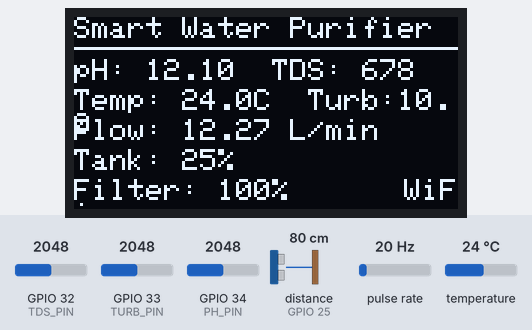
This sketch was run on a simulated ESP32. On the bench: 128×64 one-colour display. Wiring (inferred from the names in the program): ultrasonic range finder: trigger GPIO 26; echo GPIO 25; pulse sensor: data GPIO 27. The test bench sets the inputs (shaded band); at power-on: distance to the obstacle (sensor on GPIO 25) 80 cm, pulse rate 20 Hz, temperature 24 °C, GPIO 34 (PH_PIN) = 2048, GPIO 32 (TDS_PIN) = 2048, GPIO 33 (TURB_PIN) = 2048. The echo pulse lasts 58.3 µs per cm; WiFi joins after 1.5 s; servers stay silent unless stated; uploads are accepted with an empty reply; what the sketch prints to the serial monitor is not drawn.

Above: at 6.3 s.
6.4 s: distance to the obstacle (sensor on GPIO 25) set to 2 cm
At 8.3 s:
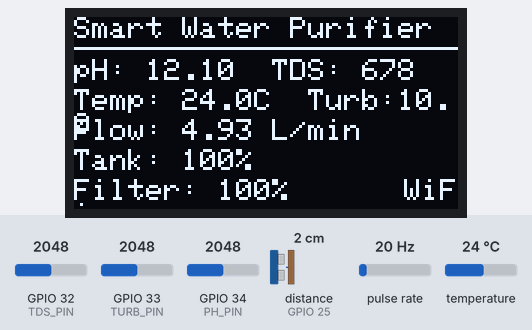
10.6 s: pulse rate (sensor on GPIO 27) set to 4 Hz
At 11.5 s:
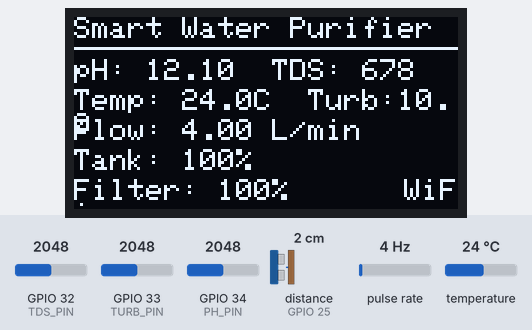
13.9 s: temperature set to 12 °C
At 16.7 s:
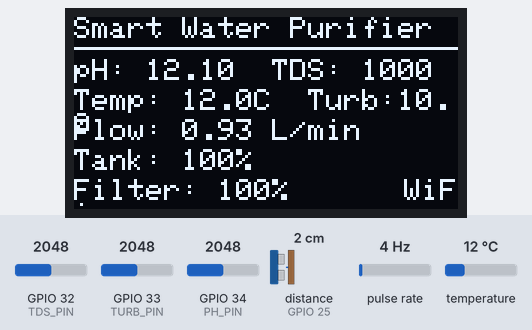
18.9 s: GPIO 34 (PH_PIN) set to 2866
At 22.0 s:
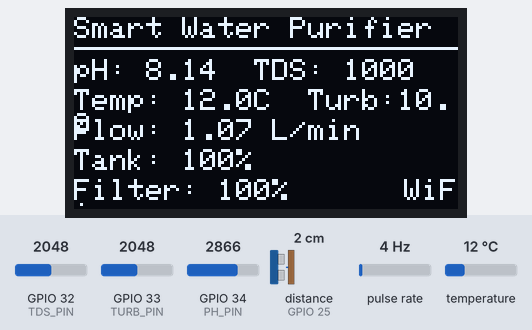
23.9 s: GPIO 32 (TDS_PIN) set to 1228
At 25.1 s:
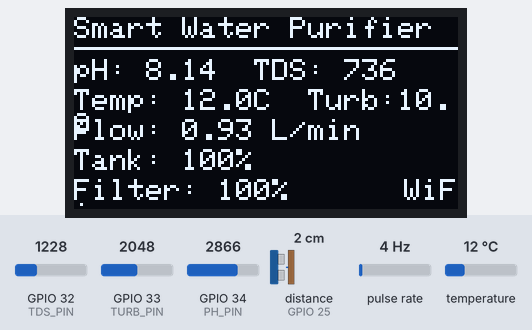
27.2 s: distance to the obstacle (sensor on GPIO 25) set to 9 cm
At 28.8 s:
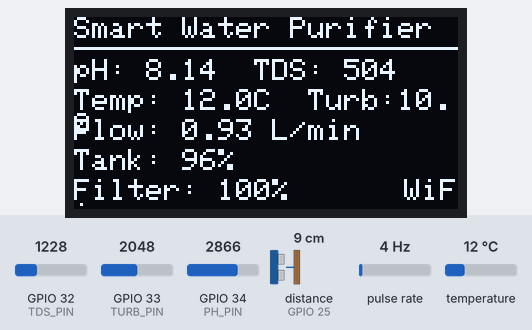
Timing chart, 0 to 30.3 s (numbered marks = the images above; inputs shaded):
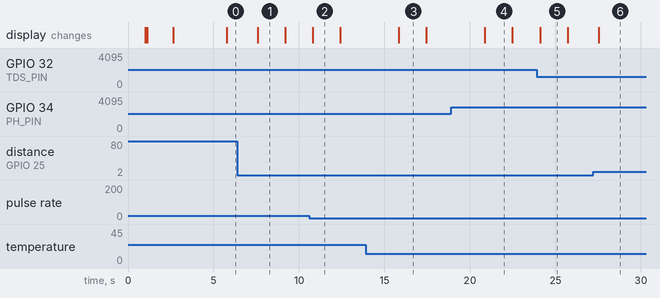

The sketch:

ESP32_ACTUAL_SENSORS.ino
```cpp
/*
 * Smart Water Purifier Monitor - ACTUAL SENSORS
 *
 * Hardware:
 * - ESP32 Development Board
 * - PH-4502C pH Sensor with E201-BNC Electrode (Pin 34)
 * - TDS Meter V1.0 (Pin 32)
 * - Turbidity Sensor SEN0189 (Pin 33)
 * - DS18B20 Temperature Sensor (Pin 2)
 * - YF-S201 Flow Sensor (Pin 27)
 * - HC-SR04 Ultrasonic Sensor (Trig: 26, Echo: 25)
 * - SSD1306 OLED Display (SDA: 21, SCL: 22)
 *
 * Libraries Required:
 * - Adafruit_GFX
 * - Adafruit_SSD1306
 * - ArduinoJson
 * - OneWire
 * - DallasTemperature
 */

#include <Wire.h>
#include <Adafruit_GFX.h>
#include <Adafruit_SSD1306.h>
#include <WiFi.h>
#include <HTTPClient.h>
#include <ArduinoJson.h>
#include <OneWire.h>
#include <DallasTemperature.h>

// ================= WiFi CONFIG =================
const char* ssid = "YOUR_WIFI_SSID";           // <-- Change this
const char* password = "YOUR_WIFI_PASSWORD";    // <-- Change this

// ================= Supabase CONFIG =================
const char* supabaseUrl = "https://ayrejsbltaqqiojsybxd.supabase.co/rest/v1/sensor_readings";
const char* supabaseKey = "eyJhbGciOiJIUzI1NiIsInR5cCI6IkpXVCJ9.eyJpc3MiOiJzdXBhYmFzZSIsInJlZiI6ImF5cmVqc2JsdGFxcWlvanN5YnhkIiwicm9sZSI6ImFub24iLCJpYXQiOjE3NjIyNzAyMzUsImV4cCI6MjA3Nzg0NjIzNX0.EUzbesJ3w8G41Q_3gZn3FjtUGCp-mDB86H0gzbhh2yc";
const char* deviceId = "device_001";

// ================= PIN DEFINITIONS =================
#define TDS_PIN       32    // TDS Sensor Analog Pin
#define PH_PIN        34    // pH Sensor Analog Pin
#define TURB_PIN      33    // Turbidity Sensor Analog Pin
#define FLOW_PIN      27    // Flow Sensor Digital Pin
#define TRIG_PIN      26    // Ultrasonic Trigger Pin
#define ECHO_PIN      25    // Ultrasonic Echo Pin
#define TEMP_PIN      2     // DS18B20 Temperature Sensor (D2 = GPIO2)

// ================= OLED DISPLAY =================
#define SCREEN_WIDTH  128
#define SCREEN_HEIGHT 64
#define OLED_SDA      21
#define OLED_SCL      22
Adafruit_SSD1306 display(SCREEN_WIDTH, SCREEN_HEIGHT, &Wire, -1);

// ================= DS18B20 TEMPERATURE SENSOR =================
OneWire oneWire(TEMP_PIN);
DallasTemperature tempSensor(&oneWire);

// ================= pH SENSOR CALIBRATION (PH-4502C) =================
// Calibration values - ADJUST THESE based on your calibration!
// Step 1: Put sensor in pH 7.0 buffer, note the voltage
// Step 2: Put sensor in pH 4.0 buffer, note the voltage
float ph7_voltage = 2.5;    // Voltage at pH 7.0 (adjust after calibration)
float ph4_voltage = 3.0;    // Voltage at pH 4.0 (adjust after calibration)
float ph_slope = 0.0;       // Calculated in setup

// ================= TDS SENSOR CALIBRATION =================
#define VREF 3.3            // ESP32 ADC reference voltage
#define ADC_RESOLUTION 4095.0

// ================= TURBIDITY SENSOR CALIBRATION (SEN0189) =================
// Clean water voltage (0 NTU) - measure with clean water
float cleanWaterVoltage = 4.1;  // Adjust after calibration

// ================= FLOW SENSOR (YF-S201) =================
volatile int flowPulseCount = 0;
float flowRate = 0.0;
float totalLiters = 0.0;
unsigned long oldFlowTime = 0;
// YF-S201: 450 pulses per liter (7.5 pulses per second per L/min)
const float FLOW_CALIBRATION = 7.5;

// ================= FILTER LIFE TRACKING =================
float filterLife = 100.0;
unsigned long filterTotalLiters = 0;
const unsigned long FILTER_CAPACITY = 5000;  // Filter capacity in liters

// ================= TANK SPECIFICATIONS =================
const float TANK_HEIGHT_CM = 100.0;   // Total tank height in cm
const float SENSOR_OFFSET_CM = 5.0;   // Distance from sensor to tank top

// ================= TIMING =================
unsigned long lastSendTime = 0;
const unsigned long SEND_INTERVAL = 5000;  // Send data every 5 seconds

// ================= FLOW SENSOR INTERRUPT =================
void IRAM_ATTR flowPulseCounter() {
  flowPulseCount++;
}

// ================= SENSOR READING FUNCTIONS =================

// Read pH Value (PH-4502C)
float readPH() {
  int samples = 10;
  float voltage = 0;

  for (int i = 0; i < samples; i++) {
    voltage += analogRead(PH_PIN);
    delay(10);
  }
  voltage = (voltage / samples) * (VREF / ADC_RESOLUTION);

  // Calculate pH using calibration
  float phValue = 7.0 + ((voltage - ph7_voltage) / ph_slope);

  // Constrain to valid pH range
  if (phValue < 0) phValue = 0;
  if (phValue > 14) phValue = 14;

  return phValue;
}

// Read TDS Value
float readTDS(float temperature) {
  int samples = 10;
  float voltage = 0;

  for (int i = 0; i < samples; i++) {
    voltage += analogRead(TDS_PIN);
    delay(10);
  }
  voltage = (voltage / samples) * (VREF / ADC_RESOLUTION);

  // Temperature compensation
  float compensationCoefficient = 1.0 + 0.02 * (temperature - 25.0);
  float compensatedVoltage = voltage / compensationCoefficient;

  // Convert voltage to TDS (based on TDS Meter V1.0 formula)
  float tdsValue = (133.42 * compensatedVoltage * compensatedVoltage * compensatedVoltage
                   - 255.86 * compensatedVoltage * compensatedVoltage
                   + 857.39 * compensatedVoltage) * 0.5;

  if (tdsValue < 0) tdsValue = 0;
  if (tdsValue > 1000) tdsValue = 1000;

  return tdsValue;
}

// Read Turbidity (SEN0189)
float readTurbidity() {
  int samples = 10;
  float voltage = 0;

  for (int i = 0; i < samples; i++) {
    voltage += analogRead(TURB_PIN);
    delay(10);
  }
  voltage = (voltage / samples) * (VREF / ADC_RESOLUTION);

  // Convert voltage to NTU
  // SEN0189: Higher voltage = cleaner water
  // Clean water (~4.1V) = 0 NTU, Dirty water (~2.5V) = high NTU
  float turbidity;
  if (voltage >= cleanWaterVoltage) {
    turbidity = 0;
  } else {
    // Linear approximation: 0-3000 NTU range
    turbidity = (cleanWaterVoltage - voltage) * 1000.0;
  }

  // For drinking water, we expect < 10 NTU
  if (turbidity < 0) turbidity = 0;
  if (turbidity > 10) turbidity = 10;  // Cap at 10 NTU for display

  return turbidity;
}

// Read Temperature (DS18B20)
float readTemperature() {
  tempSensor.requestTemperatures();
  float temperature = tempSensor.getTempCByIndex(0);

  // Check for read errors
  if (temperature == DEVICE_DISCONNECTED_C || temperature == -127.0) {
    Serial.println("⚠ Temperature sensor error!");
    return 25.0;  // Default value
  }

  return temperature;
}

// Read Flow Rate (YF-S201)
float readFlowRate() {
  // Calculate flow rate from pulse count
  unsigned long currentTime = millis();
  unsigned long elapsedTime = currentTime - oldFlowTime;

  if (elapsedTime >= 1000) {  // Calculate every second
    detachInterrupt(digitalPinToInterrupt(FLOW_PIN));

    // YF-S201: Frequency (Hz) = 7.5 * Flow rate (L/min)
    // Flow rate (L/min) = Pulse count / 7.5 / (elapsed time in seconds)
    flowRate = (flowPulseCount / FLOW_CALIBRATION);

    // Calculate liters used
    float litersUsed = flowRate / 60.0;  // Convert L/min to L/sec
    totalLiters += litersUsed;
    filterTotalLiters += litersUsed;

    // Update filter life
    filterLife = 100.0 - ((float)filterTotalLiters / FILTER_CAPACITY * 100.0);
    if (filterLife < 0) filterLife = 0;

    flowPulseCount = 0;
    oldFlowTime = currentTime;

    attachInterrupt(digitalPinToInterrupt(FLOW_PIN), flowPulseCounter, FALLING);
  }

  return flowRate;
}

// Read Tank Level (HC-SR04)
float readTankLevel() {
  // Send trigger pulse
  digitalWrite(TRIG_PIN, LOW);
  delayMicroseconds(2);
  digitalWrite(TRIG_PIN, HIGH);
  delayMicroseconds(10);
  digitalWrite(TRIG_PIN, LOW);

  // Read echo
  long duration = pulseIn(ECHO_PIN, HIGH, 30000);  // 30ms timeout

  if (duration == 0) {
    Serial.println("⚠ Ultrasonic sensor timeout!");
    return 50.0;  // Default value
  }

  // Calculate distance in cm
  float distance = duration * 0.0343 / 2.0;

  // Calculate water level percentage
  float waterDistance = distance - SENSOR_OFFSET_CM;
  float waterLevel = ((TANK_HEIGHT_CM - waterDistance) / TANK_HEIGHT_CM) * 100.0;

  // Constrain to valid range
  if (waterLevel < 0) waterLevel = 0;
  if (waterLevel > 100) waterLevel = 100;

  return waterLevel;
}

// ================= SUPABASE FUNCTION =================
void sendToSupabase(float ph, float tds, float temperature, float turbidity,
                    float flowRate, float tankLevel, float filterLife) {
  if (WiFi.status() == WL_CONNECTED) {
    HTTPClient http;
    http.begin(supabaseUrl);
    http.addHeader("Content-Type", "application/json");
    http.addHeader("apikey", supabaseKey);
    http.addHeader("Authorization", String("Bearer ") + supabaseKey);
    http.addHeader("Prefer", "return=minimal");

    StaticJsonDocument<512> doc;
    doc["device_id"] = deviceId;
    doc["ph"] = ph;
    doc["tds"] = tds;
    doc["temperature"] = temperature;
    doc["turbidity"] = turbidity;
    doc["flow_rate"] = flowRate;
    doc["tank_level"] = tankLevel;
    doc["filter_life"] = filterLife;

    String payload;
    serializeJson(doc, payload);

    Serial.println("📤 Sending to Dashboard:");
    Serial.println(payload);

    int httpCode = http.POST(payload);
    if (httpCode > 0) {
      Serial.printf("✅ Success! HTTP Code: %d\n", httpCode);
    } else {
      Serial.printf("❌ Error: %s\n", http.errorToString(httpCode).c_str());
    }
    http.end();
  } else {
    Serial.println("❌ WiFi Disconnected!");
    connectWiFi();
  }
}

// ================= WiFi CONNECTION =================
void connectWiFi() {
  Serial.print("📶 Connecting to WiFi");
  WiFi.begin(ssid, password);

  int attempts = 0;
  while (WiFi.status() != WL_CONNECTED && attempts < 30) {
    delay(500);
    Serial.print(".");
    attempts++;
  }

  if (WiFi.status() == WL_CONNECTED) {
    Serial.println("\n✅ WiFi Connected!");
    Serial.print("📍 IP Address: ");
    Serial.println(WiFi.localIP());
  } else {
    Serial.println("\n❌ WiFi Connection Failed!");
  }
}

// ================= OLED DISPLAY UPDATE =================
void updateDisplay(float ph, float tds, float temp, float turb,
                   float flow, float tank, float filter) {
  display.clearDisplay();
  display.setTextSize(1);
  display.setTextColor(WHITE);

  // Header
  display.setCursor(0, 0);
  display.println("Smart Water Purifier");
  display.drawLine(0, 10, 128, 10, WHITE);

  // Sensor values
  display.setCursor(0, 14);
  display.printf("pH: %.2f  TDS: %.0f", ph, tds);

  display.setCursor(0, 24);
  display.printf("Temp: %.1fC  Turb:%.1f", temp, turb);

  display.setCursor(0, 34);
  display.printf("Flow: %.2f L/min", flow);

  display.setCursor(0, 44);
  display.printf("Tank: %.0f%%", tank);

  display.setCursor(0, 54);
  display.printf("Filter: %.0f%%", filter);

  // WiFi status indicator
  if (WiFi.status() == WL_CONNECTED) {
    display.setCursor(110, 54);
    display.print("WiFi");
  }

  display.display();
}

// ================= SETUP =================
void setup() {
  Serial.begin(115200);
  delay(1000);

  Serial.println("\n========================================");
  Serial.println("   Smart Water Purifier - REAL SENSORS");
  Serial.println("========================================\n");

  // Initialize I2C for OLED
  Wire.begin(OLED_SDA, OLED_SCL);

  // Initialize OLED
  if (!display.begin(SSD1306_SWITCHCAPVCC, 0x3C)) {
    Serial.println("❌ OLED initialization failed!");
  } else {
    Serial.println("✅ OLED initialized");
  }

  display.clearDisplay();
  display.setTextColor(WHITE);
  display.setTextSize(1);
  display.setCursor(0, 0);
  display.println("Initializing...");
  display.display();

  // Initialize DS18B20 temperature sensor
  tempSensor.begin();
  Serial.println("✅ Temperature sensor initialized");

  // Initialize ultrasonic pins
  pinMode(TRIG_PIN, OUTPUT);
  pinMode(ECHO_PIN, INPUT);
  Serial.println("✅ Ultrasonic sensor initialized");

  // Initialize flow sensor with interrupt
  pinMode(FLOW_PIN, INPUT_PULLUP);
  attachInterrupt(digitalPinToInterrupt(FLOW_PIN), flowPulseCounter, FALLING);
  oldFlowTime = millis();
  Serial.println("✅ Flow sensor initialized");

  // Calculate pH slope from calibration values
  ph_slope = (ph4_voltage - ph7_voltage) / (4.0 - 7.0);
  Serial.printf("✅ pH sensor initialized (slope: %.4f)\n", ph_slope);

  Serial.println("✅ TDS sensor initialized");
  Serial.println("✅ Turbidity sensor initialized");

  // Connect to WiFi
  display.clearDisplay();
  display.setCursor(0, 0);
  display.println("Connecting WiFi...");
  display.display();

  connectWiFi();

  if (WiFi.status() == WL_CONNECTED) {
    display.clearDisplay();
    display.setCursor(0, 0);
    display.println("WiFi Connected!");
    display.setCursor(0, 10);
    display.println(WiFi.localIP());
    display.display();
    delay(2000);
  }

  Serial.println("\n========================================");
  Serial.println("   System Ready - Reading Sensors");
  Serial.println("========================================\n");
}

// ================= MAIN LOOP =================
void loop() {
  // Read all sensors
  float temperature = readTemperature();
  float ph = readPH();
  float tds = readTDS(temperature);
  float turbidity = readTurbidity();
  float flow = readFlowRate();
  float tankLevel = readTankLevel();

  // Print sensor readings to Serial Monitor
  Serial.println("━━━━━━━ Sensor Readings ━━━━━━━");
  Serial.printf("🔬 pH:          %.2f\n", ph);
  Serial.printf("💧 TDS:         %.0f ppm\n", tds);
  Serial.printf("🌡️ Temperature: %.1f °C\n", temperature);
  Serial.printf("🌫️ Turbidity:   %.2f NTU\n", turbidity);
  Serial.printf("🚿 Flow Rate:   %.2f L/min\n", flow);
  Serial.printf("🪣 Tank Level:  %.0f %%\n", tankLevel);
  Serial.printf("🔧 Filter Life: %.0f %%\n", filterLife);
  Serial.println();

  // Update OLED display
  updateDisplay(ph, tds, temperature, turbidity, flow, tankLevel, filterLife);

  // Send to Supabase every 5 seconds
  if (millis() - lastSendTime >= SEND_INTERVAL) {
    sendToSupabase(ph, tds, temperature, turbidity, flow, tankLevel, filterLife);
    lastSendTime = millis();
  }

  delay(500);  // Small delay for stability
}

/*
 * ================= CALIBRATION GUIDE =================
 *
 * pH SENSOR CALIBRATION (PH-4502C):
 * 1. Prepare pH 7.0 and pH 4.0 buffer solutions
 * 2. Place sensor in pH 7.0 buffer, wait 1 minute
 * 3. Read voltage from Serial Monitor, update ph7_voltage
 * 4. Place sensor in pH 4.0 buffer, wait 1 minute
 * 5. Read voltage from Serial Monitor, update ph4_voltage
 *
 * TURBIDITY SENSOR CALIBRATION (SEN0189):
 * 1. Place sensor in clean distilled water
 * 2. Read voltage from Serial Monitor
 * 3. Update cleanWaterVoltage value
 *
 * TDS SENSOR CALIBRATION:
 * 1. Use a known TDS solution (e.g., 1000 ppm)
 * 2. Compare reading with known value
 * 3. Adjust formula coefficient if needed
 *
 * TANK LEVEL CALIBRATION:
 * 1. Measure your tank's total height
 * 2. Update TANK_HEIGHT_CM
 * 3. Measure distance from sensor to tank top
 * 4. Update SENSOR_OFFSET_CM
 *
 * ================= WIRING DIAGRAM =================
 *
 * ESP32 Pin | Sensor
 * ----------|------------------
 * GPIO 34   | pH Sensor (Analog Out)
 * GPIO 32   | TDS Sensor (Analog Out)
 * GPIO 33   | Turbidity Sensor (Analog Out)
 * GPIO 2    | DS18B20 (Data) + 4.7kΩ pullup to 3.3V
 * GPIO 27   | YF-S201 Flow Sensor (Signal)
 * GPIO 26   | HC-SR04 (Trig)
 * GPIO 25   | HC-SR04 (Echo)
 * GPIO 21   | OLED SDA
 * GPIO 22   | OLED SCL
 * 3.3V      | Sensor VCC (where applicable)
 * 5V        | HC-SR04 VCC, Flow Sensor VCC
 * GND       | All sensor GND
 *
 * NOTE: DS18B20 requires a 4.7kΩ pullup resistor between
 *       Data pin and 3.3V!
 */
```

Measured:
- after the input at 10.6 s, the display: changes after 0.20 s (image 2)
- after the input at 13.9 s, the display: changes after 1.9 s (image 3)
- after the input at 18.9 s, the display: changes after 2.0 s (image 4)
- after the input at 23.9 s, the display: changes after 0.20 s (image 5)
- after the input at 27.2 s, the display: changes after 0.33 s (image 6)
- what the display in image 1 shows lasts 1.6 s, from 7.6 s to 9.2 s
